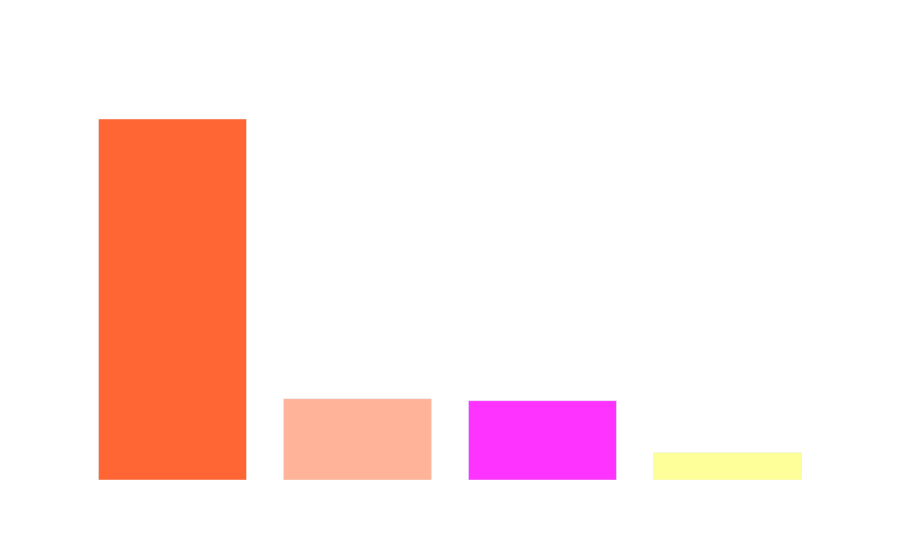

Write notebook code for a chart like this one.
### Code cell
count = urls_data['type'].value_counts()

# Define a color scale for the bars
colors = [
    '#FF6633', '#FFB399', '#FF33FF', '#FFFF99', '#00B3E6',
    '#E6B333', '#3366E6', '#999966', '#99FF99', '#B34D4D'
]
fig = go.Figure(data=[go.Bar(x=count.index, y=count, marker=dict(color=colors))])

# Update layout
fig.update_layout(
    xaxis_title='Types',
    yaxis_title='Count',
    title='Count of Different Types of URLs',
    plot_bgcolor='rgba(0, 0, 0, 0)',  # Set plot background color to transparent
    paper_bgcolor='rgba(0, 0, 0, 0)',  # Set paper background color to transparent
    font=dict(color='white')  # Set font color to white
)

# Update x-axis tick font color
fig.update_xaxes(tickfont=dict(color='white'))

# Update y-axis tick font color
fig.update_yaxes(tickfont=dict(color='white'))

fig.show()

### Figure 1 — Plotly figure (JSON) as saved in the notebook; plotly's stock layout.template omitted (floating-point values rounded to 4 significant figures)
{"data": [{"marker": {"color": ["#FF6633", "#FFB399", "#FF33FF", "#FFFF99", "#00B3E6", "#E6B333", "#3366E6", "#999966", "#99FF99", "#B34D4D"]}, "type": "bar", "x": ["benign", "defacement", "phishing", "malware"], "y": [428103, 96457, 94111, 32520]}], "layout": {"font": {"color": "white"}, "paper_bgcolor": "rgba(0, 0, 0, 0)", "plot_bgcolor": "rgba(0, 0, 0, 0)", "title": {"text": "Count of Different Types of URLs"}, "xaxis": {"tickfont": {"color": "white"}, "title": {"text": "Types"}}, "yaxis": {"tickfont": {"color": "white"}, "title": {"text": "Count"}}}}
